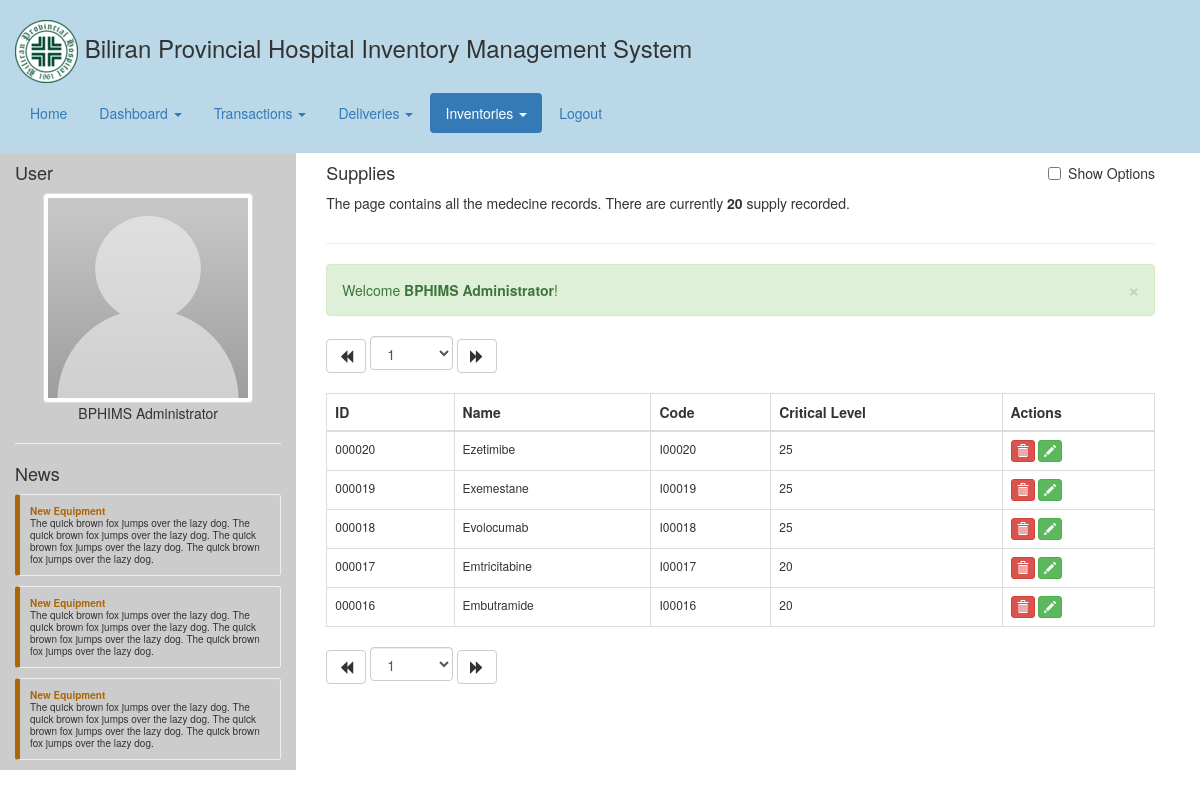
Before: /inventories_supply.php (signed in) with the older database file.
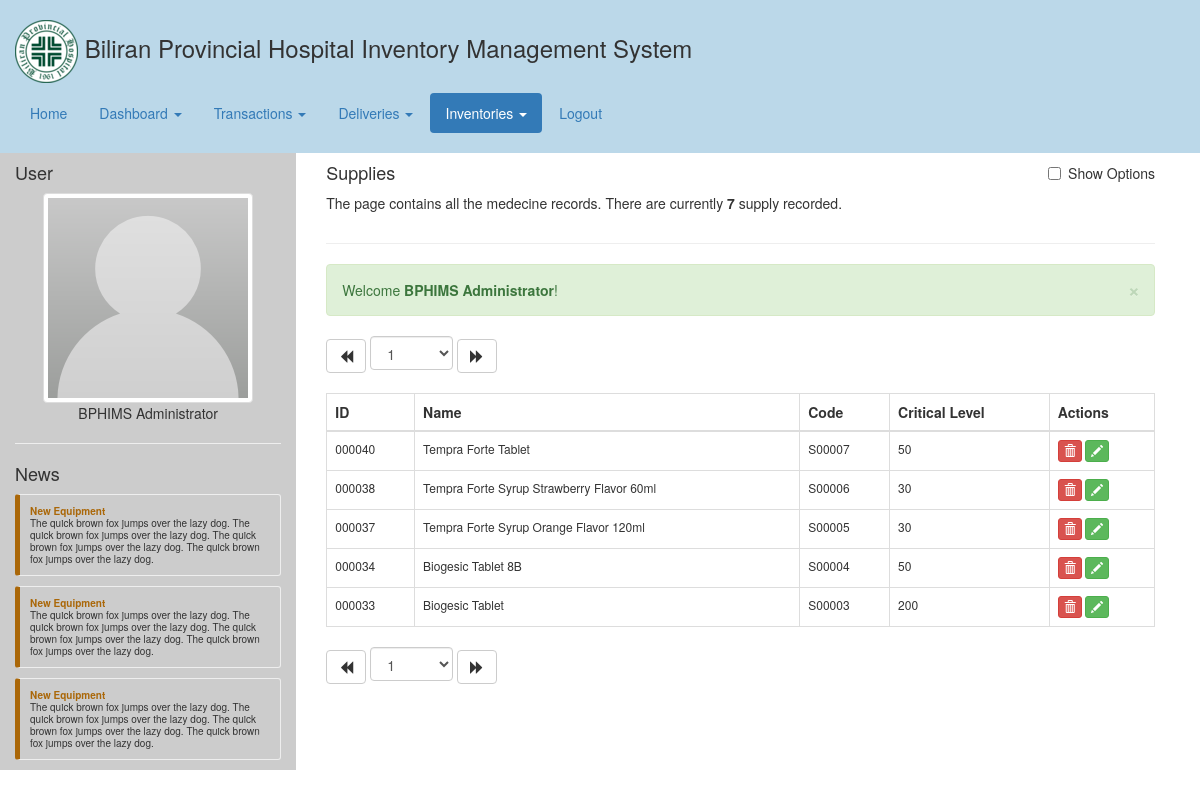
After: the same page with the newer database file.
### tables this page shows
CREATE TABLE IF NOT EXISTS `item` (
  `item_id` int(10) unsigned NOT NULL AUTO_INCREMENT,
  `category_id` int(11) NOT NULL,
  `name` varchar(255) NOT NULL,
  `code` varchar(255) NOT NULL,
  `description` text NOT NULL,
  `critical_level` int(11) NOT NULL,
  `created` timestamp NOT NULL DEFAULT CURRENT_TIMESTAMP,
  `updated` timestamp NOT NULL DEFAULT CURRENT_TIMESTAMP ON UPDATE CURRENT_TIMESTAMP,
  `is_deleted` tinyint(1) NOT NULL DEFAULT '0',
  PRIMARY KEY (`item_id`)
);

### php/bphims_api.php (called while the page is built, shortened)
<?php
class BPHIMS {
	public static function getAllItemViaCategory($id, $limit, $offset) {
		$db = Helper::openDB();
		$additional = (($limit!=null)?"LIMIT ".$limit:"").(($offset!=null)?" OFFSET ".$offset:"");
		$sql = "
			SELECT
				i.item_id, i.name, i.code, i.critical_level
			FROM
				`item` i
			WHERE
				i.category_id=".$id." AND
				i.is_deleted=0
			ORDER BY
				i.item_id DESC
			".$additional."
			";
		$query = mysql_query($sql,$db);
		$result = Helper::getListFromResultQuery($query);
		return $result;
	}
	public static function getAllItemViaCategoryCount($id) {
		$db = Helper::openDB();
		$sql = "
			SELECT
				COUNT(*) as total
			FROM
				`item` i
			WHERE
				i.category_id=".$id." AND
				i.is_deleted=0
			";
		$query = mysql_query($sql,$db);
		$result = Helper::getRowFromResultQuery($query);
		return $result['total'];
	}
}
?>

### inventories_supply.php (the view, shortened to what this page needs)
<?php
	include("header.php");
	$page = (isset($_GET['page']))?$_GET['page']:1;
	$offset = BPHIMS_TABLE_LIMIT*($page-1);
	$supply_list = BPHIMS::getAllItemViaCategory(BPHIMS_CATEGORY_SUPPLY, BPHIMS_TABLE_LIMIT, $offset);
	$totalRecords = BPHIMS::getAllItemViaCategoryCount(BPHIMS_CATEGORY_SUPPLY);
	$totalPages = ceil($totalRecords/BPHIMS_TABLE_LIMIT);
	$previousPage = ($page!=1)?"inventories_supply.php?page=".($page-1):"";
	$nextPage = ($page!=$totalPages)?"inventories_supply.php?page=".($page+1):"";
?>
<div class="common-body">
	<div class="col-md-12">
		<div class="pull-left">
			<h4>Supplies</h4>
			<p>The page contains all the medecine records. There are currently <b><?php echo $totalRecords; ?></b> supply recorded.</p>
		</div>
		<div class="checkbox pull-right">
			<label><input type="checkbox" id="additional-option" value="additional-option"> Show Options</label>
		</div>
		<div class="clearfix"></div>
		<hr/>
		<div class="common-pagination">
			<a class="btn btn-default" href="<?php echo $previousPage; ?>" role="button"><i class="glyphicon glyphicon-backward"></i></a>
			<select class="form-control pagination-selector">
				<?php
					for($i=1; $i<=$totalPages; $i++) {
						$currentPage = ($i==$page)?'selected="selected"':'';
						echo '<option value="'.$i.'" '.$currentPage.'>'.$i.'</option>';
					}
				?>
			</select>
			<a class="btn btn-default" href="<?php echo $nextPage; ?>" role="button"><i class="glyphicon glyphicon-forward"></i></a>
		</div>
		<table class="table-common table table-bordered">
			<thead>
				<th class="td1">ID</th>
				<th class="td2">Name</th>
				<th class="td3">Code</th>
				<th class="td4">Critical Level</th>
				<th>Actions</th>
			</thead>
			<tbody>
				<?php
					foreach($supply_list as $supply) {
						$dataDeleteName = '#'.Helper::formatID($supply['item_id']);
						echo '
							<tr">
								<td class="td1">'.Helper::formatID($supply['item_id']).'</td>
								<td class="td2">'.$supply['name'].'</td>
								<td class="td3">'.$supply['code'].'</td>
								<td class="td4">'.$supply['critical_level'].'</td>
								<td>
									<button type="button" class="btn btn-xs btn-danger" data-toggle="modal" data-target="#modal-delete" data-delete-name="'.$dataDeleteName.'" data-delete-id="'.$supply['item_id'].'"><i class="glyphicon glyphicon-trash"></i></button>
									<a class="btn btn-xs btn-success" href="inventories_update.php?item_id='.$supply['item_id'].'" data-toggle="tooltip" data-placement="top" title="View / Update"><i class="glyphicon glyphicon-pencil"></i></a>
								</td>
							</tr>
						';
					}
				?>
			</tbody>
		</table>
		<div class="common-pagination">
			<a class="btn btn-default" href="<?php echo $previousPage; ?>" role="button"><i class="glyphicon glyphicon-backward"></i></a>
			<select class="form-control pagination-selector">
				<?php
					for($i=1; $i<=$totalPages; $i++) {
						$currentPage = ($i==$page)?'selected="selected"':'';
						echo '<option value="'.$i.'" '.$currentPage.'>'.$i.'</option>';
					}
				?>
			</select>
			<a class="btn btn-default" href="<?php echo $nextPage; ?>" role="button"><i class="glyphicon glyphicon-forward"></i></a>
		</div>
	</div>
</div>
<?php
	include("footer.php");
?>

Changed rows visible on the page:
removed item: item_id "000020", name "Ezetimibe", code "I00020", critical_level "25"
removed item: item_id "000019", name "Exemestane", code "I00019", critical_level "25"
removed item: item_id "000018", name "Evolocumab", code "I00018", critical_level "25"
removed item: item_id "000017", name "Emtricitabine", code "I00017", critical_level "20"
removed item: item_id "000016", name "Embutramide", code "I00016", critical_level "20"
added item: item_id "000040", name "Tempra Forte Tablet", code "S00007", critical_level "50"
added item: item_id "000038", name "Tempra Forte Syrup Strawberry Flavor 60ml", code "S00006", critical_level "30"
added item: item_id "000037", name "Tempra Forte Syrup Orange Flavor 120ml", code "S00005", critical_level "30"
added item: item_id "000034", name "Biogesic Tablet 8B", code "S00004", critical_level "50"
added item: item_id "000033", name "Biogesic Tablet", code "S00003", critical_level "200"
Other visible differences:
$totalRecords: "20" → "7"
